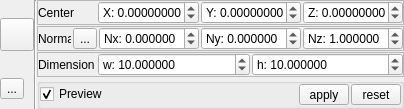
<?xml version="1.0" encoding="UTF-8"?>
<ui version="4.0">
 <class>BDRPlaneEditorDlg</class>
 <widget class="QDialog" name="BDRPlaneEditorDlg">
  <property name="geometry">
   <rect>
    <x>0</x>
    <y>0</y>
    <width>404</width>
    <height>94</height>
   </rect>
  </property>
  <property name="sizePolicy">
   <sizepolicy hsizetype="Preferred" vsizetype="Preferred">
    <horstretch>0</horstretch>
    <verstretch>0</verstretch>
   </sizepolicy>
  </property>
  <property name="windowTitle">
   <string>Plane Editor Panel</string>
  </property>
  <layout class="QGridLayout" name="gridLayout">
   <property name="leftMargin">
    <number>0</number>
   </property>
   <property name="topMargin">
    <number>0</number>
   </property>
   <property name="rightMargin">
    <number>0</number>
   </property>
   <property name="bottomMargin">
    <number>0</number>
   </property>
   <property name="spacing">
    <number>0</number>
   </property>
   <item row="1" column="1">
    <widget class="QToolButton" name="displayToolButton">
     <property name="text">
      <string>...</string>
     </property>
     <property name="icon">
      <iconset resource="../icones.qrc">
       <normaloff>:/CC/Stocker/images/stocker/viewon.png</normaloff>:/CC/Stocker/images/stocker/viewon.png</iconset>
     </property>
     <property name="iconSize">
      <size>
       <width>26</width>
       <height>26</height>
      </size>
     </property>
     <property name="popupMode">
      <enum>QToolButton::InstantPopup</enum>
     </property>
    </widget>
   </item>
   <item row="0" column="3" rowspan="2">
    <layout class="QVBoxLayout" name="verticalLayout">
     <property name="spacing">
      <number>1</number>
     </property>
     <item>
      <widget class="QFrame" name="centerFrame">
       <property name="frameShape">
        <enum>QFrame::StyledPanel</enum>
       </property>
       <property name="frameShadow">
        <enum>QFrame::Raised</enum>
       </property>
       <layout class="QHBoxLayout" name="horizontalLayout_3">
        <property name="spacing">
         <number>2</number>
        </property>
        <property name="leftMargin">
         <number>0</number>
        </property>
        <property name="topMargin">
         <number>0</number>
        </property>
        <property name="rightMargin">
         <number>0</number>
        </property>
        <property name="bottomMargin">
         <number>0</number>
        </property>
        <item>
         <widget class="QLabel" name="label_3">
          <property name="sizePolicy">
           <sizepolicy hsizetype="Fixed" vsizetype="Preferred">
            <horstretch>0</horstretch>
            <verstretch>0</verstretch>
           </sizepolicy>
          </property>
          <property name="minimumSize">
           <size>
            <width>58</width>
            <height>0</height>
           </size>
          </property>
          <property name="maximumSize">
           <size>
            <width>58</width>
            <height>16777215</height>
           </size>
          </property>
          <property name="font">
           <font>
            <italic>false</italic>
           </font>
          </property>
          <property name="text">
           <string>Center</string>
          </property>
          <property name="alignment">
           <set>Qt::AlignLeading|Qt::AlignLeft|Qt::AlignVCenter</set>
          </property>
         </widget>
        </item>
        <item>
         <widget class="QDoubleSpinBox" name="cxAxisDoubleSpinBox">
          <property name="minimumSize">
           <size>
            <width>60</width>
            <height>0</height>
           </size>
          </property>
          <property name="prefix">
           <string notr="true">X: </string>
          </property>
          <property name="decimals">
           <number>8</number>
          </property>
          <property name="minimum">
           <double>-1000000000.000000000000000</double>
          </property>
          <property name="maximum">
           <double>1000000000.000000000000000</double>
          </property>
         </widget>
        </item>
        <item>
         <widget class="QDoubleSpinBox" name="cyAxisDoubleSpinBox">
          <property name="minimumSize">
           <size>
            <width>60</width>
            <height>0</height>
           </size>
          </property>
          <property name="prefix">
           <string notr="true">Y: </string>
          </property>
          <property name="decimals">
           <number>8</number>
          </property>
          <property name="minimum">
           <double>-1000000000.000000000000000</double>
          </property>
          <property name="maximum">
           <double>1000000000.000000000000000</double>
          </property>
         </widget>
        </item>
        <item>
         <widget class="QDoubleSpinBox" name="czAxisDoubleSpinBox">
          <property name="minimumSize">
           <size>
            <width>60</width>
            <height>0</height>
           </size>
          </property>
          <property name="prefix">
           <string notr="true">Z: </string>
          </property>
          <property name="decimals">
           <number>8</number>
          </property>
          <property name="minimum">
           <double>-1000000000.000000000000000</double>
          </property>
          <property name="maximum">
           <double>1000000000.000000000000000</double>
          </property>
         </widget>
        </item>
       </layout>
      </widget>
     </item>
     <item>
      <widget class="QFrame" name="normalFrame">
       <property name="frameShape">
        <enum>QFrame::StyledPanel</enum>
       </property>
       <property name="frameShadow">
        <enum>QFrame::Raised</enum>
       </property>
       <layout class="QHBoxLayout" name="horizontalLayout_2">
        <property name="spacing">
         <number>2</number>
        </property>
        <property name="leftMargin">
         <number>0</number>
        </property>
        <property name="topMargin">
         <number>0</number>
        </property>
        <property name="rightMargin">
         <number>0</number>
        </property>
        <property name="bottomMargin">
         <number>0</number>
        </property>
        <item>
         <widget class="QLabel" name="label">
          <property name="sizePolicy">
           <sizepolicy hsizetype="Fixed" vsizetype="Preferred">
            <horstretch>0</horstretch>
            <verstretch>0</verstretch>
           </sizepolicy>
          </property>
          <property name="minimumSize">
           <size>
            <width>33</width>
            <height>0</height>
           </size>
          </property>
          <property name="maximumSize">
           <size>
            <width>33</width>
            <height>16777215</height>
           </size>
          </property>
          <property name="text">
           <string>Normal</string>
          </property>
          <property name="alignment">
           <set>Qt::AlignLeading|Qt::AlignLeft|Qt::AlignVCenter</set>
          </property>
         </widget>
        </item>
        <item>
         <widget class="QToolButton" name="normalConfirmToolButton">
          <property name="text">
           <string>...</string>
          </property>
          <property name="icon">
           <iconset resource="../icones.qrc">
            <normaloff>:/CC/Stocker/images/stocker/checksolid.png</normaloff>:/CC/Stocker/images/stocker/checksolid.png</iconset>
          </property>
         </widget>
        </item>
        <item>
         <widget class="QDoubleSpinBox" name="nxDoubleSpinBox">
          <property name="sizePolicy">
           <sizepolicy hsizetype="Minimum" vsizetype="Fixed">
            <horstretch>0</horstretch>
            <verstretch>0</verstretch>
           </sizepolicy>
          </property>
          <property name="minimumSize">
           <size>
            <width>100</width>
            <height>0</height>
           </size>
          </property>
          <property name="prefix">
           <string notr="true">Nx: </string>
          </property>
          <property name="decimals">
           <number>6</number>
          </property>
          <property name="minimum">
           <double>-1000000.000000000000000</double>
          </property>
          <property name="maximum">
           <double>1000000.000000000000000</double>
          </property>
         </widget>
        </item>
        <item>
         <widget class="QDoubleSpinBox" name="nyDoubleSpinBox">
          <property name="minimumSize">
           <size>
            <width>100</width>
            <height>0</height>
           </size>
          </property>
          <property name="prefix">
           <string notr="true">Ny: </string>
          </property>
          <property name="decimals">
           <number>6</number>
          </property>
          <property name="minimum">
           <double>-1000000.000000000000000</double>
          </property>
          <property name="maximum">
           <double>1000000.000000000000000</double>
          </property>
         </widget>
        </item>
        <item>
         <widget class="QDoubleSpinBox" name="nzDoubleSpinBox">
          <property name="minimumSize">
           <size>
            <width>100</width>
            <height>0</height>
           </size>
          </property>
          <property name="prefix">
           <string notr="true">Nz: </string>
          </property>
          <property name="decimals">
           <number>6</number>
          </property>
          <property name="minimum">
           <double>-1000000.000000000000000</double>
          </property>
          <property name="maximum">
           <double>1000000.000000000000000</double>
          </property>
          <property name="value">
           <double>1.000000000000000</double>
          </property>
         </widget>
        </item>
       </layout>
      </widget>
     </item>
     <item>
      <widget class="QFrame" name="dimFrame">
       <property name="frameShape">
        <enum>QFrame::StyledPanel</enum>
       </property>
       <property name="frameShadow">
        <enum>QFrame::Raised</enum>
       </property>
       <layout class="QHBoxLayout" name="horizontalLayout">
        <property name="spacing">
         <number>2</number>
        </property>
        <property name="leftMargin">
         <number>0</number>
        </property>
        <property name="topMargin">
         <number>0</number>
        </property>
        <property name="rightMargin">
         <number>0</number>
        </property>
        <property name="bottomMargin">
         <number>0</number>
        </property>
        <item>
         <widget class="QLabel" name="label_2">
          <property name="sizePolicy">
           <sizepolicy hsizetype="Fixed" vsizetype="Preferred">
            <horstretch>0</horstretch>
            <verstretch>0</verstretch>
           </sizepolicy>
          </property>
          <property name="minimumSize">
           <size>
            <width>58</width>
            <height>0</height>
           </size>
          </property>
          <property name="maximumSize">
           <size>
            <width>58</width>
            <height>16777215</height>
           </size>
          </property>
          <property name="text">
           <string>Dimension</string>
          </property>
          <property name="alignment">
           <set>Qt::AlignLeading|Qt::AlignLeft|Qt::AlignVCenter</set>
          </property>
         </widget>
        </item>
        <item>
         <widget class="QDoubleSpinBox" name="wDoubleSpinBox">
          <property name="minimumSize">
           <size>
            <width>100</width>
            <height>0</height>
           </size>
          </property>
          <property name="toolTip">
           <string>Plane width</string>
          </property>
          <property name="prefix">
           <string>w: </string>
          </property>
          <property name="decimals">
           <number>6</number>
          </property>
          <property name="minimum">
           <double>0.000001000000000</double>
          </property>
          <property name="maximum">
           <double>1000000.000000000000000</double>
          </property>
          <property name="value">
           <double>10.000000000000000</double>
          </property>
         </widget>
        </item>
        <item>
         <widget class="QDoubleSpinBox" name="hDoubleSpinBox">
          <property name="minimumSize">
           <size>
            <width>100</width>
            <height>0</height>
           </size>
          </property>
          <property name="toolTip">
           <string>Plane height</string>
          </property>
          <property name="prefix">
           <string>h: </string>
          </property>
          <property name="decimals">
           <number>6</number>
          </property>
          <property name="minimum">
           <double>0.000001000000000</double>
          </property>
          <property name="maximum">
           <double>1000000.000000000000000</double>
          </property>
          <property name="value">
           <double>10.000000000000000</double>
          </property>
         </widget>
        </item>
       </layout>
      </widget>
     </item>
     <item>
      <widget class="QGroupBox" name="confirmGroupBox">
       <property name="title">
        <string/>
       </property>
       <property name="flat">
        <bool>true</bool>
       </property>
       <layout class="QGridLayout" name="gridLayout_2">
        <property name="leftMargin">
         <number>0</number>
        </property>
        <property name="topMargin">
         <number>0</number>
        </property>
        <property name="rightMargin">
         <number>0</number>
        </property>
        <property name="bottomMargin">
         <number>0</number>
        </property>
        <property name="horizontalSpacing">
         <number>2</number>
        </property>
        <property name="verticalSpacing">
         <number>0</number>
        </property>
        <item row="0" column="2">
         <widget class="QToolButton" name="restoreToolButton">
          <property name="minimumSize">
           <size>
            <width>50</width>
            <height>0</height>
           </size>
          </property>
          <property name="text">
           <string>reset</string>
          </property>
         </widget>
        </item>
        <item row="0" column="0">
         <widget class="QCheckBox" name="previewCheckBox">
          <property name="sizePolicy">
           <sizepolicy hsizetype="Preferred" vsizetype="Fixed">
            <horstretch>0</horstretch>
            <verstretch>0</verstretch>
           </sizepolicy>
          </property>
          <property name="text">
           <string>Preview</string>
          </property>
          <property name="checked">
           <bool>true</bool>
          </property>
         </widget>
        </item>
        <item row="0" column="1">
         <widget class="QToolButton" name="applyToolButton">
          <property name="minimumSize">
           <size>
            <width>50</width>
            <height>0</height>
           </size>
          </property>
          <property name="text">
           <string>apply</string>
          </property>
         </widget>
        </item>
       </layout>
      </widget>
     </item>
    </layout>
   </item>
   <item row="0" column="1">
    <widget class="QToolButton" name="pickCenterToolButton">
     <property name="toolTip">
      <string>Pick the plane center (click again to cancel)</string>
     </property>
     <property name="icon">
      <iconset resource="../icones.qrc">
       <normaloff>:/CC/Stocker/images/stocker/crosshairs.png</normaloff>:/CC/Stocker/images/stocker/crosshairs.png</iconset>
     </property>
     <property name="iconSize">
      <size>
       <width>26</width>
       <height>26</height>
      </size>
     </property>
     <property name="checkable">
      <bool>true</bool>
     </property>
    </widget>
   </item>
   <item row="0" column="2" rowspan="2">
    <widget class="Line" name="line">
     <property name="orientation">
      <enum>Qt::Vertical</enum>
     </property>
    </widget>
   </item>
  </layout>
  <action name="actionDisplayHide">
   <property name="icon">
    <iconset resource="../icones.qrc">
     <normaloff>:/CC/Stocker/images/stocker/viewoff.png</normaloff>:/CC/Stocker/images/stocker/viewoff.png</iconset>
   </property>
   <property name="text">
    <string>隐藏</string>
   </property>
   <property name="toolTip">
    <string>不显示平面</string>
   </property>
  </action>
  <action name="actionDisplayShow">
   <property name="icon">
    <iconset resource="../icones.qrc">
     <normaloff>:/CC/Stocker/images/stocker/viewon.png</normaloff>:/CC/Stocker/images/stocker/viewon.png</iconset>
   </property>
   <property name="text">
    <string>显示平面</string>
   </property>
   <property name="toolTip">
    <string>显示平面</string>
   </property>
  </action>
  <action name="actionDisplayEditor">
   <property name="icon">
    <iconset resource="../icones.qrc">
     <normaloff>:/CC/Stocker/images/stocker/pointCoord.png</normaloff>:/CC/Stocker/images/stocker/pointCoord.png</iconset>
   </property>
   <property name="text">
    <string>显示交互接口</string>
   </property>
   <property name="toolTip">
    <string>显示平面及交互接口</string>
   </property>
  </action>
 </widget>
 <resources>
  <include location="../icones.qrc"/>
 </resources>
 <connections/>
</ui>
